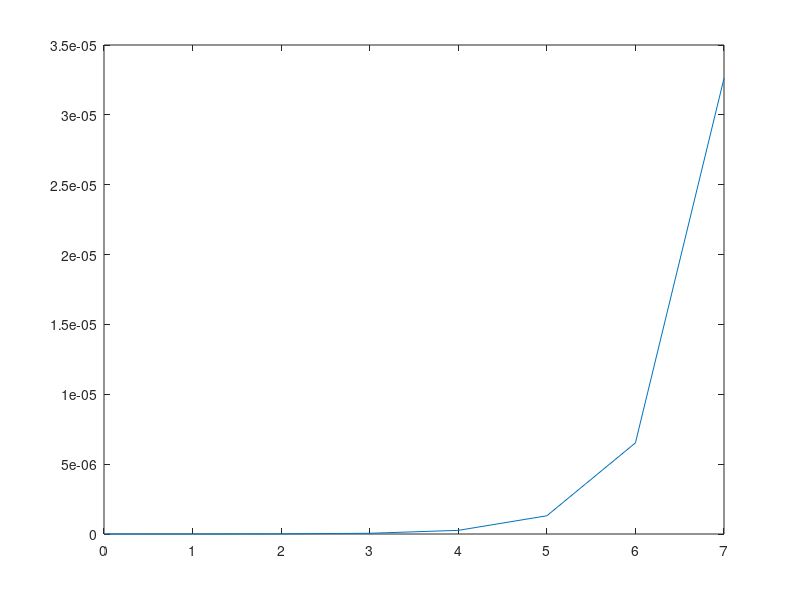

Recreate this plot in MATLAB.
I7 = .0212;
I_n = I7;
n = 7;
F = @(x) (x.^n)./(x+5);
recur_y = [I_n];
real_y = [integral(F,0,1)];
for n = 7:-1:1
I_N = (1/n - I_n)/5;
F = @(x) (x.^(n-1))./(x+5);
real_y = [real_y,integral(F,0,1)];
recur_y = [recur_y,I_N];
I_n = I_N;
end

diff = abs(real_y - recur_y);
plot([7:-1:0],diff);